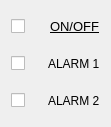
  <widget class="QWidget" name="layoutWidget">
   <property name="geometry">
    <rect>
     <x>10</x>
     <y>30</y>
     <width>103</width>
     <height>113</height>
    </rect>
   </property>
   <layout class="QGridLayout" name="gridLayout_3">
    <item row="0" column="0">
     <layout class="QGridLayout" name="gridLayout_5">
      <item row="0" column="0">
       <widget class="QCheckBox" name="enableAlarmCheckBox">
        <property name="minimumSize">
         <size>
          <width>31</width>
          <height>31</height>
         </size>
        </property>
        <property name="font">
         <font>
          <pointsize>12</pointsize>
         </font>
        </property>
        <property name="focusPolicy">
         <enum>Qt::TabFocus</enum>
        </property>
        <property name="acceptDrops">
         <bool>false</bool>
        </property>
        <property name="text">
         <string/>
        </property>
       </widget>
      </item>
      <item row="0" column="1">
       <widget class="QLabel" name="detOnOffLabel_5">
        <property name="text">
         <string>&lt;!DOCTYPE HTML PUBLIC &quot;-//W3C//DTD HTML 4.0//EN&quot; &quot;http://www.w3.org/TR/REC-html40/strict.dtd&quot;&gt;
&lt;html&gt;&lt;head&gt;&lt;meta name=&quot;qrichtext&quot; content=&quot;1&quot; /&gt;&lt;style type=&quot;text/css&quot;&gt;
p, li { white-space: pre-wrap; }
&lt;/style&gt;&lt;/head&gt;&lt;body style=&quot; font-family:'MS Shell Dlg 2'; font-size:8.25pt; font-weight:400; font-style:normal;&quot;&gt;
&lt;p style=&quot; margin-top:0px; margin-bottom:0px; margin-left:0px; margin-right:0px; -qt-block-indent:0; text-indent:0px;&quot;&gt;&lt;span style=&quot; font-size:10pt; text-decoration: underline;&quot;&gt;ON/OFF&lt;/span&gt;&lt;/p&gt;&lt;/body&gt;&lt;/html&gt;</string>
        </property>
       </widget>
      </item>
     </layout>
    </item>
    <item row="1" column="0">
     <layout class="QGridLayout" name="gridLayout">
      <item row="0" column="0">
       <widget class="QCheckBox" name="alarm1EnableCheckBox">
        <property name="minimumSize">
         <size>
          <width>31</width>
          <height>31</height>
         </size>
        </property>
        <property name="font">
         <font>
          <pointsize>12</pointsize>
         </font>
        </property>
        <property name="focusPolicy">
         <enum>Qt::TabFocus</enum>
        </property>
        <property name="acceptDrops">
         <bool>false</bool>
        </property>
        <property name="text">
         <string/>
        </property>
       </widget>
      </item>
      <item row="0" column="1">
       <widget class="QLabel" name="label_output_volt">
        <property name="text">
         <string>ALARM 1</string>
        </property>
       </widget>
      </item>
     </layout>
    </item>
    <item row="2" column="0">
     <layout class="QGridLayout" name="gridLayout_2">
      <item row="0" column="0">
       <widget class="QCheckBox" name="alarm2EnableCheckBox">
        <property name="minimumSize">
         <size>
          <width>31</width>
          <height>31</height>
         </size>
        </property>
        <property name="font">
         <font>
          <pointsize>12</pointsize>
         </font>
        </property>
        <property name="focusPolicy">
         <enum>Qt::TabFocus</enum>
        </property>
        <property name="acceptDrops">
         <bool>false</bool>
        </property>
        <property name="text">
         <string/>
        </property>
        <property name="checked">
         <bool>false</bool>
        </property>
       </widget>
      </item>
      <item row="0" column="1">
       <widget class="QLabel" name="label_output_5">
        <property name="text">
         <string>ALARM 2</string>
        </property>
       </widget>
      </item>
     </layout>
    </item>
   </layout>
  </widget>
